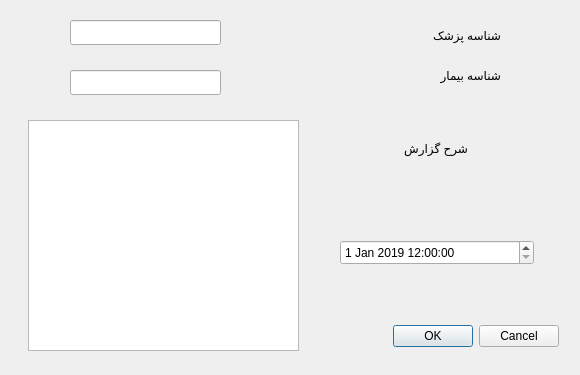
<?xml version="1.0" encoding="UTF-8"?>
<ui version="4.0">
 <class>Dialog</class>
 <widget class="QDialog" name="Dialog">
  <property name="geometry">
   <rect>
    <x>0</x>
    <y>0</y>
    <width>580</width>
    <height>375</height>
   </rect>
  </property>
  <property name="windowTitle">
   <string>Dialog</string>
  </property>
  <widget class="QLabel" name="label">
   <property name="geometry">
    <rect>
     <x>-2</x>
     <y>-30</y>
     <width>581</width>
     <height>471</height>
    </rect>
   </property>
   <property name="text">
    <string/>
   </property>
  </widget>
  <widget class="QLineEdit" name="lineEdit">
   <property name="geometry">
    <rect>
     <x>70</x>
     <y>20</y>
     <width>151</width>
     <height>25</height>
    </rect>
   </property>
  </widget>
  <widget class="QDialogButtonBox" name="buttonBox">
   <property name="geometry">
    <rect>
     <x>218</x>
     <y>320</y>
     <width>341</width>
     <height>32</height>
    </rect>
   </property>
   <property name="orientation">
    <enum>Qt::Horizontal</enum>
   </property>
   <property name="standardButtons">
    <set>QDialogButtonBox::Cancel|QDialogButtonBox::Ok</set>
   </property>
  </widget>
  <widget class="QTextEdit" name="textEdit">
   <property name="geometry">
    <rect>
     <x>28</x>
     <y>120</y>
     <width>271</width>
     <height>231</height>
    </rect>
   </property>
  </widget>
  <widget class="QDateTimeEdit" name="dateTimeEdit">
   <property name="geometry">
    <rect>
     <x>340</x>
     <y>240</y>
     <width>194</width>
     <height>25</height>
    </rect>
   </property>
   <property name="dateTime">
    <datetime>
     <hour>12</hour>
     <minute>0</minute>
     <second>0</second>
     <year>2019</year>
     <month>1</month>
     <day>1</day>
    </datetime>
   </property>
  </widget>
  <widget class="QLineEdit" name="lineEdit_2">
   <property name="geometry">
    <rect>
     <x>70</x>
     <y>70</y>
     <width>151</width>
     <height>25</height>
    </rect>
   </property>
  </widget>
  <widget class="QLabel" name="label_2">
   <property name="geometry">
    <rect>
     <x>340</x>
     <y>20</y>
     <width>161</width>
     <height>31</height>
    </rect>
   </property>
   <property name="text">
    <string>شناسه پزشک</string>
   </property>
  </widget>
  <widget class="QLabel" name="label_3">
   <property name="geometry">
    <rect>
     <x>360</x>
     <y>60</y>
     <width>141</width>
     <height>31</height>
    </rect>
   </property>
   <property name="text">
    <string>شناسه بیمار</string>
   </property>
  </widget>
  <widget class="QLabel" name="label_4">
   <property name="geometry">
    <rect>
     <x>347</x>
     <y>128</y>
     <width>121</width>
     <height>41</height>
    </rect>
   </property>
   <property name="text">
    <string>شرح گزارش</string>
   </property>
  </widget>
 </widget>
 <resources/>
 <connections/>
</ui>
